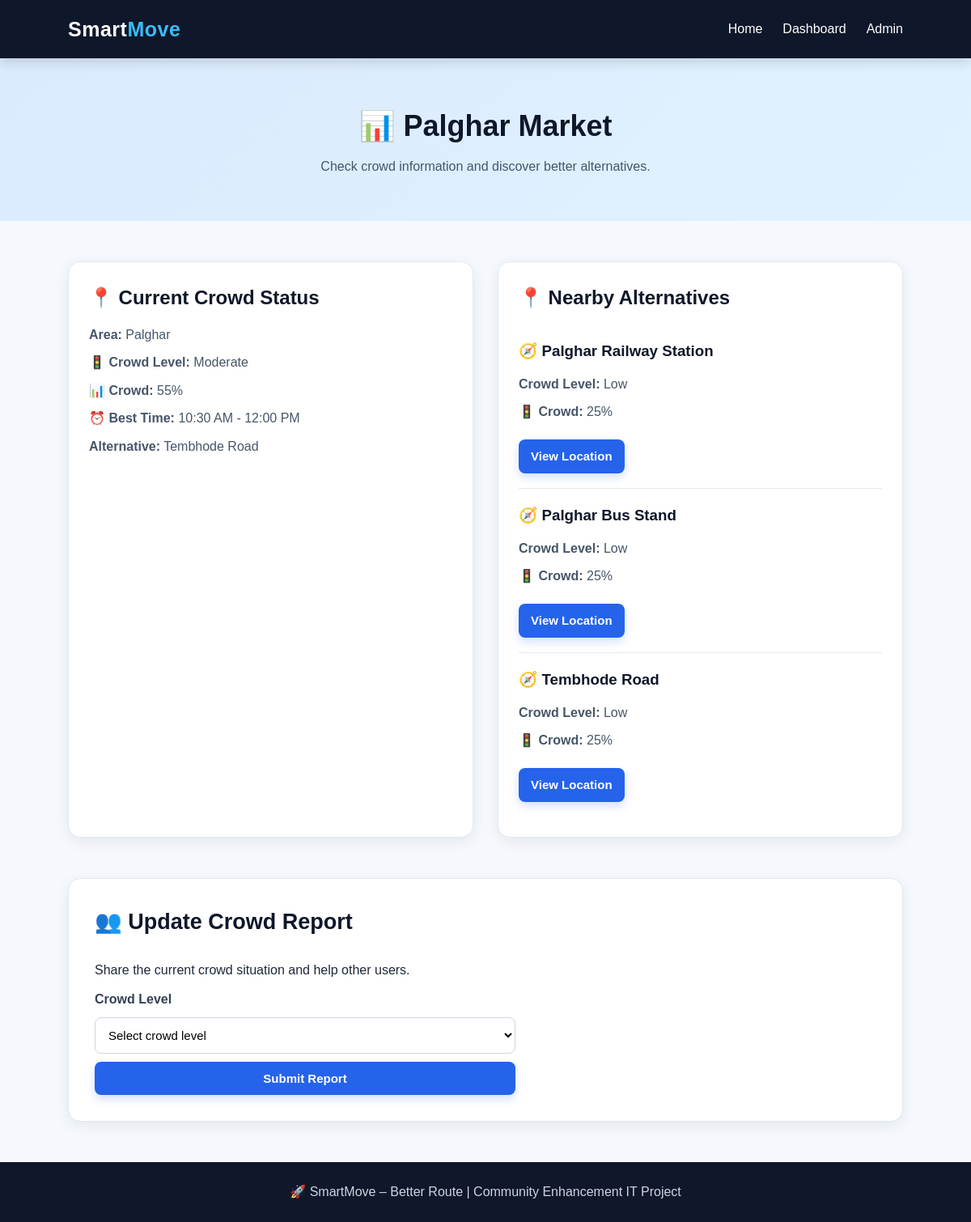
The page /location/2 on the database its author committed.
### tables this page shows
CREATE TABLE locations (
        id INTEGER PRIMARY KEY AUTOINCREMENT,
        name TEXT NOT NULL,
        area TEXT NOT NULL,
        crowd_level TEXT NOT NULL,
        crowd_count INTEGER NOT NULL,
        best_time TEXT NOT NULL,
        alternative TEXT NOT NULL
    );

### App.py (the view)
@app.route("/location/<int:location_id>")
def location(location_id):
    conn = get_db()
    selected_location = conn.execute("""
        SELECT * FROM locations
        WHERE id = ?
    """, (location_id,)).fetchone()
    alternatives = conn.execute("""
        SELECT * FROM locations
        WHERE id != ?
        ORDER BY crowd_count ASC
        LIMIT 3
    """, (location_id,)).fetchall()
    conn.close()
    if selected_location is None:
        return "Location not found", 404
    return render_template(
        "location.html",
        location=selected_location,
        alternatives=alternatives
    )

### App.py (called while the page is built)
def get_db():
    conn = sqlite3.connect(DATABASE)
    conn.row_factory = sqlite3.Row
    return conn

### templates/location.html (shortened to what this page needs)
{% extends "base.html" %}
{% block content %}
<section class="page-header">
    <h1>{{ location["name"] }}</h1>
    <p>
        Check crowd information and discover better alternatives.
    </p>
</section>
<section class="location-detail">
    <div class="location-card">
        <h2>Current Crowd Status</h2>
        <p>
            <strong>Area:</strong>
            {{ location["area"] }}
        </p>
        <p>
            <strong>Crowd Level:</strong>
            {{ location["crowd_level"] }}
        </p>
        <p>
            <strong>Crowd:</strong>
            {{ location["crowd_count"] }}%
        </p>
        <p>
            <strong>Best Time:</strong>
            {{ location["best_time"] }}
        </p>
        <p>
            <strong>Alternative:</strong>
            {{ location["alternative"] }}
        </p>
    </div>
    <div class="location-card">
        <h2>Nearby Alternatives</h2>
        {% for alternative in alternatives %}
        <div class="alternative-item">
            <h3>{{ alternative["name"] }}</h3>
            <p>
                <strong>Crowd Level:</strong>
                {{ alternative["crowd_level"] }}
            </p>
            <p>
                <strong>Crowd:</strong>
                {{ alternative["crowd_count"] }}%
            </p>
            <a
                href="{{ url_for('location', location_id=alternative['id']) }}"
                class="btn small-btn"
            >
                View Location
            </a>
        </div>
        {% endfor %}
    </div>
</section>
<section class="report-section">
    <h2>Update Crowd Report</h2>
    <p>
        Share the current crowd situation and help other users.
    </p>
    <form action="{{ url_for('report') }}" method="POST">
        <label for="crowd_level">
            Crowd Level
        </label>
        <select
            name="crowd_level"
            id="crowd_level"
            required
        >
            <option value="">
                Select crowd level
            </option>
        </select>
        <button type="submit" class="btn">
            Submit Report
        </button>
    </form>
</section>
{% endblock %}

### static/style.css (style rules this page uses)
* { margin: 0; padding: 0; box-sizing: border-box; }
html { scroll-behavior: smooth; }
body { font-family: Arial, sans-serif; background: #f5f8fc; color: #1e293b; line-height: 1.6; }
.btn { display: inline-block; background: #2563eb; color: white; padding: 12px 22px; border: none; border-radius: 8px; text-decoration: none; cursor: pointer; font-size: 15px; font-weight: 600; transition: 0.3s; box-shadow: 0 5px 12px rgba(37, 99, 235, 0.2); }
.small-btn { margin-top: 12px; padding: 9px 15px; }
.locations-section, .dashboard-section, .report-section, .location-detail { width: 86%; max-width: 1200px; margin: 50px auto; }
.locations-section h2, .dashboard-section h2, .report-section h2 { color: #0f172a; margin-bottom: 25px; font-size: 27px; }
.report-section h2::before { content: "👥 "; }
.location-card { background: white; padding: 25px; border-radius: 15px; border: 1px solid #e2e8f0; box-shadow: 0 5px 18px rgba(15, 23, 42, 0.07); transition: 0.3s; }
.location-card h2, .location-card h3 { color: #0f172a; margin-bottom: 13px; }
.location-card h3::before { content: "📍 "; }
.location-card p { margin: 9px 0; color: #475569; }
.location-card p:nth-of-type(2)::before { content: "🚦 "; }
.location-card p:nth-of-type(3)::before { content: "📊 "; }
.location-card p:nth-of-type(4)::before { content: "⏰ "; }
.page-header { text-align: center; padding: 55px 20px; background: linear-gradient( 135deg, #dbeafe, #e0f2fe ); }
.page-header h1 { color: #0f172a; margin-bottom: 8px; font-size: 36px; }
.page-header h1::before { content: "📊 "; }
.page-header p { color: #475569; }
.location-detail { display: grid; grid-template-columns: 1fr 1fr; gap: 30px; }
.location-detail .location-card h2::before { content: "📍 "; }
.alternative-item { border-top: 1px solid #e2e8f0; padding: 18px 0; }
.alternative-item:first-of-type { border-top: none; }
.alternative-item h3::before { content: "🧭 "; }
.report-section { background: white; padding: 32px; border-radius: 15px; border: 1px solid #e2e8f0; box-shadow: 0 5px 18px rgba(15, 23, 42, 0.07); }
.report-section form { display: flex; flex-direction: column; gap: 10px; max-width: 520px; }
.report-section label { font-weight: bold; color: #334155; margin-top: 10px; }
.report-section select { padding: 12px; border: 1px solid #cbd5e1; border-radius: 8px; background: white; font-size: 15px; outline: none; }

### rows shown on the page
locations: name "Palghar Market", area "Palghar", crowd_level "Moderate", crowd_count "55", best_time "10:30 AM - 12:00 PM", alternative "Tembhode Road"
locations: name "Palghar Railway Station", crowd_level "Low", crowd_count "25"
locations: name "Palghar Bus Stand", crowd_level "Low", crowd_count "25"
locations: name "Tembhode Road", crowd_level "Low", crowd_count "25"
